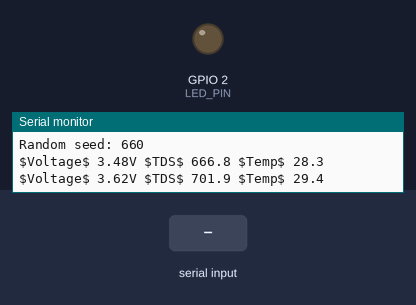
A sketch run on a simulated ESP32. Parts: output pins drawn as LEDs (lit = HIGH), the last lines printed to the serial monitor. Dashed ring = blinking. The test bench sets the inputs (shaded band). Random numbers use the default seed unless the sketch sets one.

Above: at 2.7 s.
2.8 s: "led on\n" received over Serial
At 3.4 s:
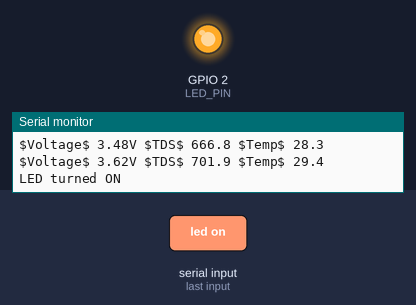
5.8 s: "led off\n" received over Serial
At 7.3 s:
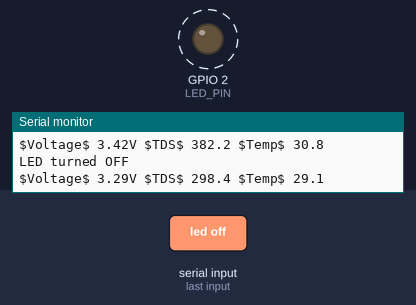
8.8 s: "status\n" received over Serial
Timing chart, 0 to 17.8 s (numbered marks = the images above; inputs shaded):
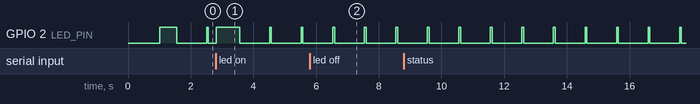

The sketch:

esp32_varying_data.ino
```cpp
/*
 * ESP32 Varying Data Sketch for UniFlash IDE
 * This sketch generates varying TDS and voltage values every time
 * Perfect for testing graphs with changing data
 *
 * Data Format: $Voltage$ 3.3V $TDS$ 500 $Temp$ 25.5
 *
 * Pin Connections:
 * - Built-in LED: GPIO 2 (for status indication)
 * - Optional: Connect real sensors to GPIO 36 (TDS) and GPIO 39 (Temperature)
 */

// Pin definitions
const int LED_PIN = 2;         // Built-in LED for status
const int TDS_PIN = 36;        // TDS sensor analog input (optional)
const int TEMP_PIN = 39;       // Temperature sensor analog input (optional)

// Simulation parameters
float baseVoltage = 3.3;
float baseTDS = 500.0;
float baseTemp = 25.5;

// Timing
const unsigned long SEND_INTERVAL = 1000; // Send data every 1 second
unsigned long lastSendTime = 0;
unsigned long startTime = 0;

// Random seed for ESP32
int randomSeedValue = 0;

void setup() {
  // Initialize serial communication
  Serial.begin(115200);
  delay(1000);

  Serial.println("ESP32 Varying Data Sketch Starting...");
  Serial.println("Data format: $Voltage$ X.XV $TDS$ XXX $Temp$ XX.X");
  Serial.println("Values will vary every reading for graph testing");

  // Initialize pins
  pinMode(LED_PIN, OUTPUT);
  pinMode(TDS_PIN, INPUT);
  pinMode(TEMP_PIN, INPUT);

  // Set ADC resolution for ESP32
  analogReadResolution(12); // 12-bit resolution (0-4095)

  // Initialize random seed using ESP32's unique chip ID
  randomSeedValue = (int)(ESP.getEfuseMac() >> 32) % 1000;
  randomSeed(randomSeedValue);

  // Initial LED state
  digitalWrite(LED_PIN, HIGH);
  delay(500);
  digitalWrite(LED_PIN, LOW);

  startTime = millis();
  Serial.println("Setup complete. Starting varying data transmission...");
  Serial.printf("Random seed: %d\n", randomSeedValue);
}

void loop() {
  unsigned long currentTime = millis();

  // Send data at regular intervals
  if (currentTime - lastSendTime >= SEND_INTERVAL) {
    // Generate varying values
    float voltage = generateVaryingVoltage(currentTime);
    float tdsValue = generateVaryingTDS(currentTime);
    float temperature = generateVaryingTemperature(currentTime);

    // Send data in UniFlash-compatible format
    Serial.printf("$Voltage$ %.2fV $TDS$ %.1f $Temp$ %.1f\n",
                  voltage, tdsValue, temperature);

    // Blink LED to indicate data transmission
    digitalWrite(LED_PIN, HIGH);
    delay(50);
    digitalWrite(LED_PIN, LOW);

    lastSendTime = currentTime;
  }

  // Handle serial commands
  if (Serial.available()) {
    String command = Serial.readStringUntil('\n');
    command.trim();
    command.toLowerCase();

    if (command == "led on") {
      digitalWrite(LED_PIN, HIGH);
      Serial.println("LED turned ON");
    }
    else if (command == "led off") {
      digitalWrite(LED_PIN, LOW);
      Serial.println("LED turned OFF");
    }
    else if (command == "read") {
      // Send immediate reading with current varying values
      float voltage = generateVaryingVoltage(millis());
      float tdsValue = generateVaryingTDS(millis());
      float temperature = generateVaryingTemperature(millis());

      Serial.printf("$Voltage$ %.2fV $TDS$ %.1f $Temp$ %.1f\n",
                    voltage, tdsValue, temperature);
    }
    else if (command == "real") {
      // Read real sensor values if connected
      float realVoltage = readRealVoltage();
      float realTDS = readRealTDS();
      float realTemp = readRealTemperature();

      Serial.printf("$Voltage$ %.2fV $TDS$ %.1f $Temp$ %.1f\n",
                    realVoltage, realTDS, realTemp);
    }
    else if (command == "status") {
      Serial.println("ESP32 Varying Data Status:");
      Serial.printf("Uptime: %lu seconds\n", (currentTime - startTime) / 1000);
      Serial.printf("Random seed: %d\n", randomSeedValue);
      Serial.printf("Base values: V=%.2fV, TDS=%.1f, Temp=%.1f°C\n",
                    baseVoltage, baseTDS, baseTemp);

      float currentV = generateVaryingVoltage(currentTime);
      float currentTDS = generateVaryingTDS(currentTime);
      float currentTemp = generateVaryingTemperature(currentTime);

      Serial.printf("Current varying values: V=%.2fV, TDS=%.1f, Temp=%.1f°C\n",
                    currentV, currentTDS, currentTemp);
    }
    else if (command == "help") {
      Serial.println("Available commands:");
      Serial.println("  'led on' - Turn LED on");
      Serial.println("  'led off' - Turn LED off");
      Serial.println("  'read' - Send immediate varying reading");
      Serial.println("  'real' - Send real sensor reading (if connected)");
      Serial.println("  'status' - Show current status and values");
      Serial.println("  'help' - Show this help");
    }
    else if (command.length() > 0) {
      Serial.printf("Unknown command: '%s'\n", command.c_str());
      Serial.println("Type 'help' for available commands");
    }
  }

  delay(10); // Small delay to prevent watchdog issues
}

float generateVaryingVoltage(unsigned long time) {
  // Generate voltage that varies between 3.0V and 3.6V
  float variation = sin(time / 2000.0) * 0.3; // Slow sine wave
  float noise = (random(-50, 50) / 1000.0);   // Small random noise
  return baseVoltage + variation + noise;
}

float generateVaryingTDS(unsigned long time) {
  // Generate TDS that varies between 300 and 700 ppm
  float variation = sin(time / 1500.0) * 200; // Medium speed sine wave
  float noise = random(-20, 20);              // Random noise
  return baseTDS + variation + noise;
}

float generateVaryingTemperature(unsigned long time) {
  // Generate temperature that varies between 20°C and 30°C
  float variation = sin(time / 3000.0) * 5;   // Slow sine wave
  float noise = (random(-10, 10) / 10.0);     // Small random noise
  return baseTemp + variation + noise;
}

float readRealVoltage() {
  // Read the ESP32 supply voltage (approximate)
  return 3.3; // Simplified - for real voltage measurement you'd need a voltage divider
}

float readRealTDS() {
  // Read real TDS sensor if connected
  int rawValue = analogRead(TDS_PIN);

  // Convert to voltage (0-3.3V range)
  float voltage = (rawValue / 4095.0) * 3.3;

  // Convert to TDS value (ppm) - simplified conversion
  float tdsValue = (voltage * 1000);

  // Ensure reasonable range
  if (tdsValue < 0) tdsValue = 0;
  if (tdsValue > 2000) tdsValue = 2000;

  return tdsValue;
}

float readRealTemperature() {
  // Read real temperature sensor if connected
  int rawValue = analogRead(TEMP_PIN);

  // Convert to voltage (0-3.3V range)
  float voltage = (rawValue / 4095.0) * 3.3;

  // Convert to temperature (Celsius) - assuming LM35 or similar (10mV/°C)
  float temperature = (voltage * 100);

  // Ensure reasonable range
  if (temperature < -40) temperature = -40;
  if (temperature > 125) temperature = 125;

  return temperature;
}

/*
 * Alternative data format for CSV compatibility:
 * Uncomment the line below and comment out the Serial.printf line in loop()
 * to send data in CSV format instead
 */
// Serial.printf("%.2f,%.1f,%.1f\n", voltage, tdsValue, temperature); 
```

Measured:
- by itself, GPIO 2 (LED_PIN): alternates HIGH for 0.05 s and LOW for 0.96 s
